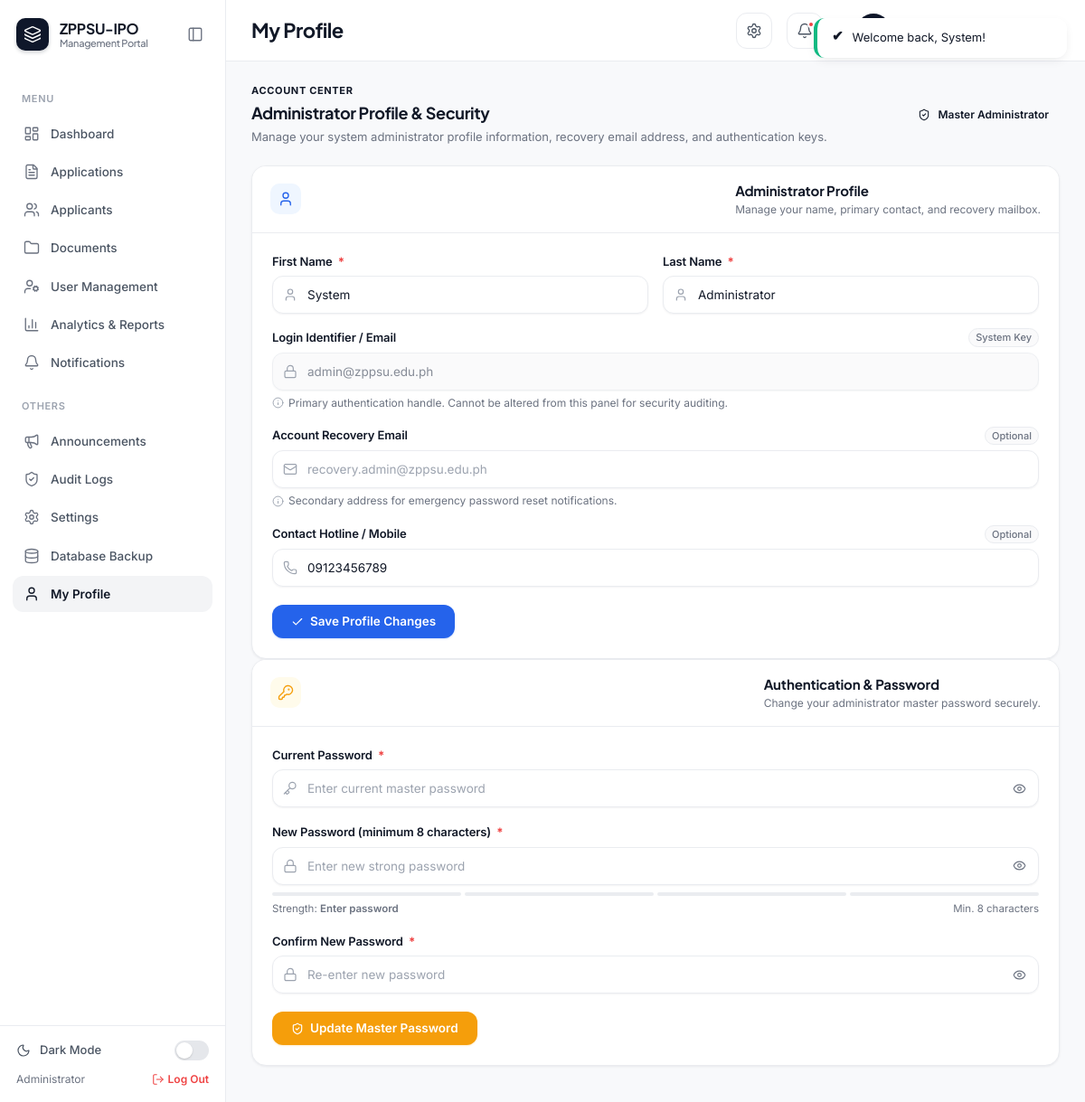
Screenshot of /admin/profile.php (signed in) with the database file from the repository.
### tables this page shows
CREATE TABLE `users` (
    `user_id`        INT UNSIGNED AUTO_INCREMENT PRIMARY KEY,
    `role_id`        INT UNSIGNED NOT NULL,
    `username`       VARCHAR(50)  NOT NULL UNIQUE,
    `email`          VARCHAR(150) NOT NULL UNIQUE,
    `password_hash`  VARCHAR(255) NOT NULL,
    `first_name`     VARCHAR(100) NOT NULL,
    `last_name`      VARCHAR(100) NOT NULL,
    `contact_number` VARCHAR(30)  DEFAULT NULL,
    `recovery_email` VARCHAR(150) DEFAULT NULL,
    `status`         ENUM('active','inactive','suspended') NOT NULL DEFAULT 'active',
    `avatar`         VARCHAR(255) DEFAULT NULL,
    `created_at`     TIMESTAMP DEFAULT CURRENT_TIMESTAMP,
    `updated_at`     TIMESTAMP DEFAULT CURRENT_TIMESTAMP ON UPDATE CURRENT_TIMESTAMP,
    CONSTRAINT `fk_users_role` FOREIGN KEY (`role_id`)
        REFERENCES `roles` (`role_id`) ON DELETE RESTRICT
);

### includes/functions.php (called while the page is built, shortened)
<?php
function clean($value)
{
    return htmlspecialchars(trim($value ?? ''), ENT_QUOTES, 'UTF-8');
}

### admin/profile.php (the view, shortened to what this page needs)
<?php
require_once __DIR__ . '/../includes/functions.php';
$stmt = mysqli_prepare($conn, "SELECT * FROM users WHERE user_id = ?");
mysqli_stmt_bind_param($stmt, 'i', $_SESSION['user_id']);
mysqli_stmt_execute($stmt);
$me = mysqli_fetch_assoc(mysqli_stmt_get_result($stmt));
require_once __DIR__ . '/../includes/header.php';
?>
<div class="sub-header-bar">
    <div>
        <div style="font-size:11px;font-weight:700;text-transform:uppercase;letter-spacing:0.06em;color:var(--color-primary);margin-bottom:2px;">Account Center</div>
        <h2 style="font-size:18px;margin:0 0 4px;font-weight:700;">Administrator Profile &amp; Security</h2>
        <div style="font-size:13px;color:var(--color-text-muted);">Manage your system administrator profile information, recovery email address, and authentication keys.</div>
    </div>
    <div class="action-controls-group">
        <span class="badge badge-primary" style="font-size:12px;padding:6px 12px;">
            <i data-lucide="shield-check" style="width:14px;height:14px;margin-right:4px;"></i>
            Master Administrator
        </span>
    </div>
</div>
<div class="grid-2">
    <div class="card" style="box-shadow:var(--shadow-sm);border:1px solid var(--color-border);border-radius:var(--radius-lg);">
        <div class="card-header" style="padding:16px 20px;border-bottom:1px solid var(--color-border);background:var(--color-surface);display:flex;align-items:center;gap:10px;">
            <div style="width:34px;height:34px;border-radius:10px;background:var(--color-primary-50);color:var(--color-primary-600);display:flex;align-items:center;justify-content:center;flex-shrink:0;">
                <i data-lucide="user" style="width:18px;height:18px;"></i>
            </div>
            <div>
                <h3 style="font-size:15px;margin:0;font-weight:700;">Administrator Profile</h3>
                <div style="font-size:12px;color:var(--color-text-muted);">Manage your name, primary contact, and recovery mailbox.</div>
            </div>
        </div>
        <div class="card-body" style="padding:22px;">
            <form method="POST">
                <div class="form-row" style="margin-bottom:16px;">
                    <div class="form-group" style="margin-bottom:0;">
                        <label class="form-label">
                            First Name
                            <span class="required-mark" aria-hidden="true">*</span>
                        </label>
                        <div class="input-icon-wrap has-left-icon">
                            <input type="text" name="first_name" class="form-control" value="<?= clean($me['first_name']) ?>" required>
                        </div>
                    </div>
                    <div class="form-group" style="margin-bottom:0;">
                        <label class="form-label">
                            Last Name
                            <span class="required-mark" aria-hidden="true">*</span>
                        </label>
                        <div class="input-icon-wrap has-left-icon">
                            <input type="text" name="last_name" class="form-control" value="<?= clean($me['last_name']) ?>" required>
                        </div>
                    </div>
                </div>
                <div class="form-group">
                    <div class="form-label-row">
                        <label class="form-label">Login Identifier / Email</label>
                        <span class="optional-badge">System Key</span>
                    </div>
                    <div class="input-icon-wrap has-left-icon">
                        <input type="email" class="form-control" value="<?= clean($me['email']) ?>" disabled>
                    </div>
                    <div class="form-hint">
                        <i data-lucide="info"></i>
                        <span>Primary authentication handle. Cannot be altered from this panel for security auditing.</span>
                    </div>
                </div>
                <div class="form-group">
                    <div class="form-label-row">
                        <label class="form-label">Account Recovery Email</label>
                        <span class="optional-badge">Optional</span>
                    </div>
                    <div class="input-icon-wrap has-left-icon">
                        <input type="email" name="recovery_email" class="form-control" value="<?= clean($me['recovery_email'] ?? '') ?>" placeholder="recovery.admin@zppsu.edu.ph">
                    </div>
                    <div class="form-hint">
                        <i data-lucide="info"></i>
                        <span>Secondary address for emergency password reset notifications.</span>
                    </div>
                </div>
                <div class="form-group" style="margin-bottom:20px;">
                    <div class="form-label-row">
                        <label class="form-label">Contact Hotline / Mobile</label>
                        <span class="optional-badge">Optional</span>
                    </div>
                    <div class="input-icon-wrap has-left-icon">
                        <input type="text" name="contact_number" class="form-control" value="<?= clean($me['contact_number']) ?>" placeholder="+63 9...">
                    </div>
                </div>
                <button type="submit" class="btn btn-primary" style="padding:9px 20px;">
                    <i data-lucide="check" style="width:14px;height:14px;"></i>
                    Save Profile Changes
                </button>
            </form>
        </div>
    </div>
    <div class="card" id="password" style="box-shadow:var(--shadow-sm);border:1px solid var(--color-border);border-radius:var(--radius-lg);">
        <div class="card-header" style="padding:16px 20px;border-bottom:1px solid var(--color-border);background:var(--color-surface);display:flex;align-items:center;gap:10px;">
            <div style="width:34px;height:34px;border-radius:10px;background:var(--color-warning-bg);color:var(--color-warning);display:flex;align-items:center;justify-content:center;flex-shrink:0;">
                <i data-lucide="key-round" style="width:18px;height:18px;"></i>
            </div>
            <div>
                <h3 style="font-size:15px;margin:0;font-weight:700;">Authentication &amp; Password</h3>
                <div style="font-size:12px;color:var(--color-text-muted);">Change your administrator master password securely.</div>
            </div>
        </div>
        <div class="card-body" style="padding:22px;">
            <form method="POST">
                <div class="form-group">
                    <label class="form-label" for="currentPass">
                        Current Password
                        <span class="required-mark" aria-hidden="true">*</span>
                    </label>
                    <div class="input-icon-wrap has-left-icon has-right-icon">
                        <input type="password" id="currentPass" name="current_password" class="form-control" required placeholder="Enter current master password">
                        <button type="button" class="password-toggle-btn" data-password-target="#currentPass" aria-label="Toggle password visibility">
                            <i data-lucide="eye"></i>
                        </button>
                    </div>
                </div>
                <div class="form-group">
                    <label class="form-label" for="profileNewPass">
                        New Password (minimum 8 characters)
                        <span class="required-mark" aria-hidden="true">*</span>
                    </label>
                    <div class="input-icon-wrap has-left-icon has-right-icon">
                        <input type="password" id="profileNewPass" name="new_password" class="form-control"
                               minlength="8" required placeholder="Enter new strong password"
                               data-strength-meter="#profileStrengthWrap">
                        <button type="button" class="password-toggle-btn" data-password-target="#profileNewPass" aria-label="Toggle password visibility">
                            <i data-lucide="eye"></i>
                        </button>
                    </div>
                    <div class="password-strength-wrap" id="profileStrengthWrap">
                        <div class="password-strength-track">
                            <span class="password-strength-segment"></span>
                            <span class="password-strength-segment"></span>
                            <span class="password-strength-segment"></span>
                            <span class="password-strength-segment"></span>
                        </div>
                        <div class="password-strength-status">
                            <span>Strength: <strong class="strength-text">Enter password</strong></span>
                            <span>Min. 8 characters</span>
                        </div>
                    </div>
                </div>
                <div class="form-group" style="margin-bottom:20px;">
                    <label class="form-label" for="profileConfirmPass">
                        Confirm New Password
                        <span class="required-mark" aria-hidden="true">*</span>
                    </label>
                    <div class="input-icon-wrap has-left-icon has-right-icon">
                        <input type="password" id="profileConfirmPass" name="confirm_password" class="form-control"
                               minlength="8" required placeholder="Re-enter new password"
                               data-match-target="#profileNewPass">
                        <button type="button" class="password-toggle-btn" data-password-target="#profileConfirmPass" aria-label="Toggle password visibility">
                            <i data-lucide="eye"></i>
                        </button>
                    </div>
                </div>
                <button type="submit" class="btn btn-warning" style="padding:9px 20px;">
                    <i data-lucide="shield-check" style="width:14px;height:14px;"></i>
                    Update Master Password
                </button>
            </form>
        </div>
    </div>
</div>
<?php require_once __DIR__ . '/../includes/footer.php'; ?>

### rows the page displays
users: first_name "System", last_name "Administrator", email "admin@zppsu.edu.ph", contact_number "09123456789"

### other values shown
$label "Dashboard Applications Applicants Documents User Management Analytics & Reports Notifications Announcements Audit Logs Settings Database Backup My Profile"
$_SESSION['role_name'] "Administrator"
$pageTitle "My Profile"
